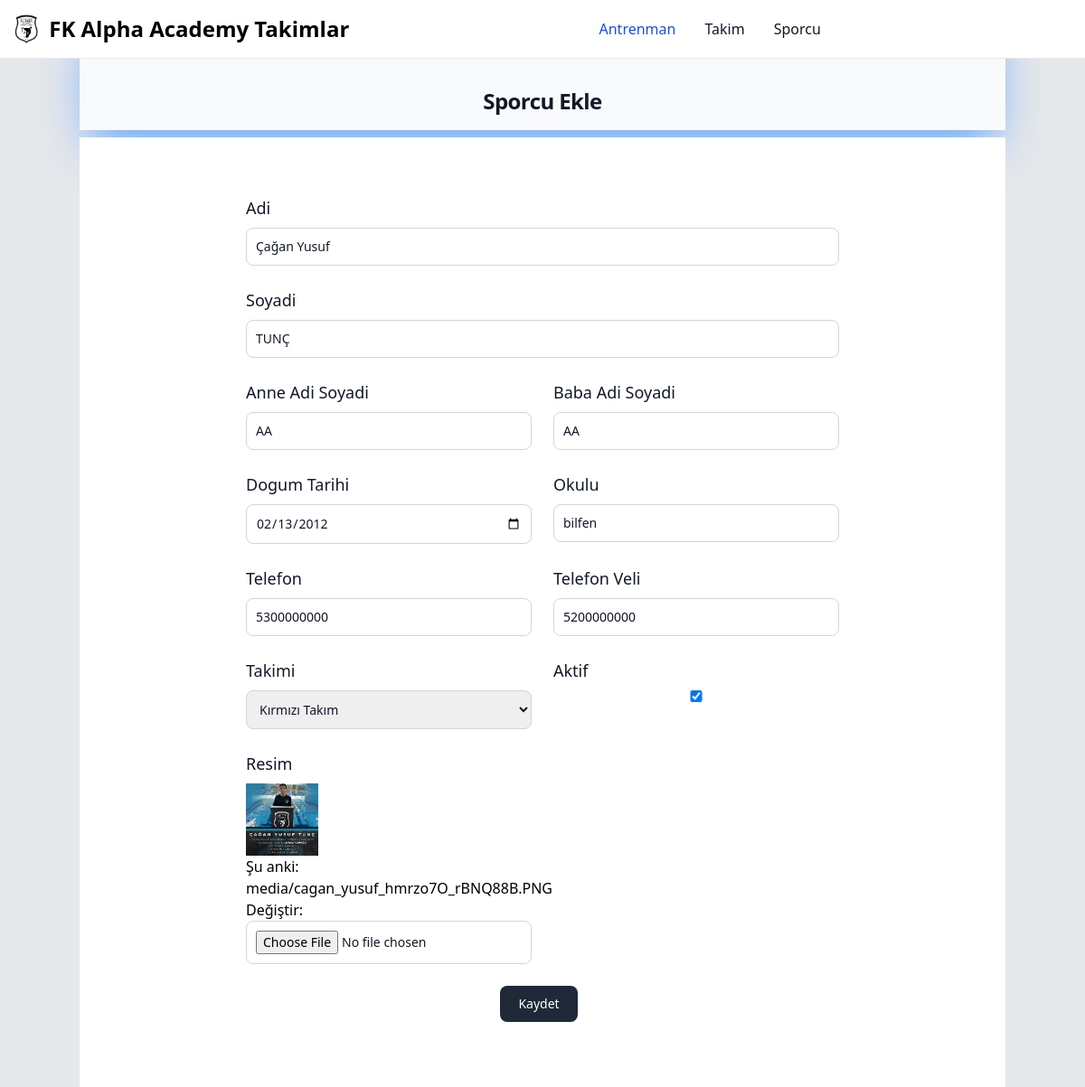
Page /takim/sporcu_guncelle/1/ (signed in) on the earlier database version.
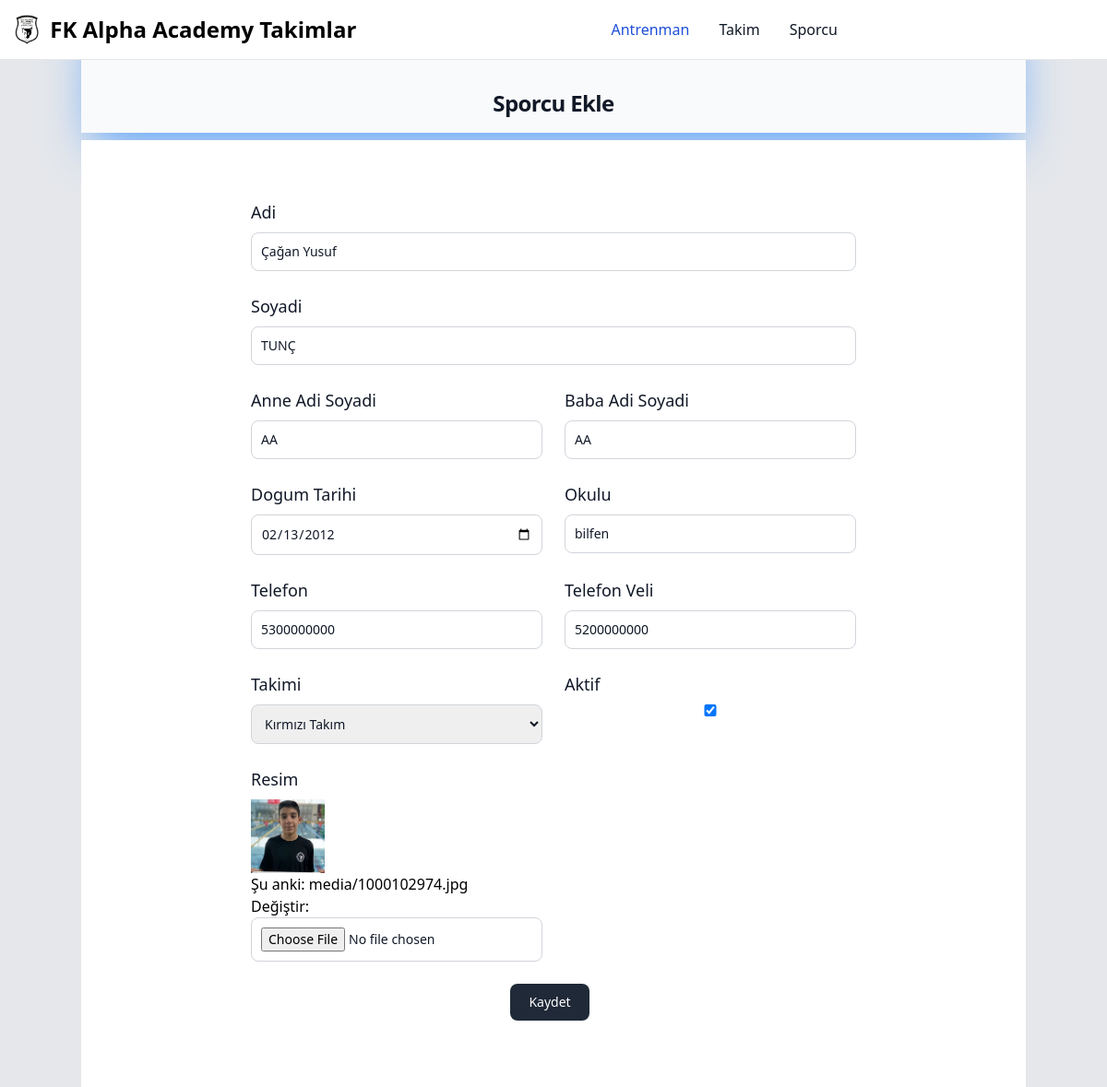
Same page on the later database version.
### takim/models.py (models this page shows, shortened)
class Sporcu (models.Model):
    adi=models.CharField(max_length=30)
    soyadi=models.CharField(max_length=30)
    anne=models.CharField(max_length=30)
    baba=models.CharField(max_length=30)
    cinsiyet=models.CharField(max_length=30,choices=CINSIYET)
    dogum_tarihi=models.DateField()
    okulu=models.CharField(max_length=30)
    resim=models.ImageField(upload_to='media/')
    telefon=models.CharField(max_length=10)
    telefon_veli=models.CharField(max_length=10)
    aktif=models.BooleanField(default=True)
    takim=models.ForeignKey(Takim,on_delete=models.CASCADE)
    uuid=models.UUIDField(default=uuid.uuid4, editable=False, unique=True)

### takim/views.py (the view, shortened to what this page needs)
# urls.py: path('sporcu_guncelle/<int:id>/',sporcu_guncelle,name='sporcu_guncelle'),
@login_required
def sporcu_guncelle(request,id):
    sporcu = get_object_or_404(Sporcu, id = id)
    form = FormSporcu(instance = sporcu)
    return render(request, "sporcu_ekle.html", {'form':form,'sporcu':sporcu})

### takim/forms.py
class FormSporcu(forms.ModelForm):
   class Meta:
       model = Sporcu
       fields = '__all__'
       widgets = {
            'dogum_tarihi': forms.DateInput(format=('%Y-%m-%d'), attrs={'class':'form-control', 'placeholder':'Select Date','type': 'date'})
        }
   def __init__(self, *args, **kwargs):
        super(FormSporcu, self).__init__(*args, **kwargs)
        for visible in self.visible_fields():
            visible.field.widget.attrs['class'] = add_class

### takim/models.py (called while the page is built)
    def __str__(self):
        return self.adi

### takim/templates/sporcu_ekle.html (shortened to what this page needs)
{% extends "_base_takim.html" %}
{% block content %}
<div class=" mb-2 bg-gray-50 justify-center text-center pt-20 shadow-2xl shadow-blue-400">
    <h2 class="py-4 text-center  text-2xl tracking-tight font-bold text-gray-900 dark:text-white">Sporcu Ekle</h2>
</div>
<section class="bg-white dark:bg-gray-900">
    <div class="py-2 px-2 mx-auto max-w-2xl lg:py-16">
        <form method="post" enctype="multipart/form-data">
            <div class="grid gap-4 sm:grid-cols-2 sm:gap-6">
                <div class="sm:col-span-2">
                    <label for="name" class="block mb-2 text-lg font-medium text-gray-900 dark:text-white"> Adi</label>
                    {{ form.adi }}
                </div>
                <div class="sm:col-span-2">
                    <label for="name" class="block mb-2 text-lg font-medium text-gray-900 dark:text-white"> Soyadi</label>
                    {{ form.soyadi }}
                </div>
                <div class="w-full">
                    <label for="name" class="block mb-2 text-lg font-medium text-gray-900 dark:text-white">Anne Adi Soyadi</label>
                    {{form.anne }}
                </div>
                <div class="w-full">
                    <label for="name" class="block mb-2 text-lg font-medium text-gray-900 dark:text-white">Baba Adi Soyadi</label>
                    {{form.baba }}
                </div>
                <div class="w-full">
                    <label for="dogum_tarihi" class="block mb-2 text-lg font-medium text-gray-900 dark:text-white">Dogum Tarihi</label>
                    {{ form.dogum_tarihi}}
                </div>
                <div class="w-full">
                    <label for="name" class="block mb-2 text-lg font-medium text-gray-900 dark:text-white">Okulu</label>
                    {{form.okulu }}
                </div>
                <div class="w-full">
                    <label for="name" class="block mb-2 text-lg font-medium text-gray-900 dark:text-white">Telefon</label>
                    {{form.telefon }}
                </div>
                <div class="w-full">
                    <label for="name" class="block mb-2 text-lg font-medium text-gray-900 dark:text-white">Telefon Veli</label>
                    {{form.telefon_veli }}
                </div>
                <div class="w-full">
                    <label for="name" class="block mb-2 text-lg font-medium text-gray-900 dark:text-white">Takimi</label>
                    {{form.takim }}
                </div>
                <div class="w-full">
                    <label for="name" class="block mb-2 text-lg font-medium text-gray-900 dark:text-white">Aktif</label>
                    {{form.aktif }}
                </div>
                <div class="w-full    ">
                    <label for="name" class="block mb-2 text-lg font-medium
                     text-gray-900 dark:text-white">Resim</label>
                     <img class="h-20 w-20 " src="{{sporcu.resim.url}}" alt="">
                    {{ form.resim }}
                </div>
            </div>
            <div class="flex justify-center pt-6 ">
                <button type="submit" class="text-white bg-gray-800 hover:bg-gray-900 focus:outline-none focus:ring-4 focus:ring-gray-300 font-medium rounded-lg text-sm px-5 py-2.5 me-2 mb-2 dark:bg-gray-800 dark:hover:bg-gray-700 dark:focus:ring-gray-700 dark:border-gray-700">Kaydet</button>
            </div>
        </form>
    </div>
</section>
{% endblock content %}

### takim/templates/_base_takim.html (shortened to what this page needs)
{% load compress %}
{% load static %}
<!DOCTYPE html>
<html lang="en">
<head>
    {% compress css %}
    <link rel="stylesheet" href="{% static 'src/output.css' %}">
    {% endcompress %}
</head>
<body class=" bg-gray-200">
    <nav class="bg-white dark:bg-gray-900 fixed w-full z-20 top-0 start-0 border-b border-gray-200 dark:border-gray-600">
        <div class="max-w-screen-xl flex flex-wrap items-center justify-between mx-auto p-4">
        <a href="{% url "takim" %}" class="flex items-center space-x-3 rtl:space-x-reverse">
            <img src="/media/logo.jpeg" class="h-8" alt="Flowbite Logo">
            <span class="self-center text-2xl font-semibold whitespace-nowrap dark:text-white">FK Alpha Academy Takimlar</span>
        </a>
        <div class="items-center justify-between hidden w-full md:flex md:w-auto md:order-1" id="navbar-sticky">
          <ul class="flex flex-col p-4 md:p-0 mt-4 font-medium border border-gray-100 rounded-lg bg-gray-50 md:space-x-8 rtl:space-x-reverse md:flex-row md:mt-0 md:border-0 md:bg-white dark:bg-gray-800 md:dark:bg-gray-900 dark:border-gray-700">
            <li>
              <a href="{% url "antrenman_list" %}" class="block py-2 px-3 text-white bg-blue-700 rounded md:bg-transparent md:text-blue-700 md:p-0 md:dark:text-blue-500" aria-current="page">Antrenman</a>
            </li>
            <li>
              <a href="{% url "takim_list" %}" class="block py-2 px-3 text-gray-900 rounded hover:bg-gray-100 md:hover:bg-transparent
               md:hover:text-blue-700 md:p-0 md:dark:hover:text-blue-500 dark:text-white dark:hover:bg-gray-700
                dark:hover:text-white md:dark:hover:bg-transparent dark:border-gray-700">Takim</a>
            </li>
            <li>
              <a href="{% url "sporcu_list" %}" class="block py-2 px-3 text-gray-900 rounded hover:bg-gray-100 md:hover:bg-transparent
               md:hover:text-blue-700 md:p-0 md:dark:hover:text-blue-500 dark:text-white dark:hover:bg-gray-700
                dark:hover:text-white md:dark:hover:bg-transparent dark:border-gray-700">Sporcu</a>
            </li>
          </ul>
        </div>
        </div>
      </nav>
    <div class="container mx-auto">
        {% block content %}
        {% endblock %}
    </div>
</body>
</html>

Differences in the rows shown:
changed Sporcu "Çağan Yusuf": resim: a different picture
Other differences:
text no longer shown: "Şu anki: media/cagan_yusuf_hmrzo7O_rBNQ88B.PNG Değiştir:"
text now shown: "Şu anki: media/1000102974.jpg Değiştir:"
